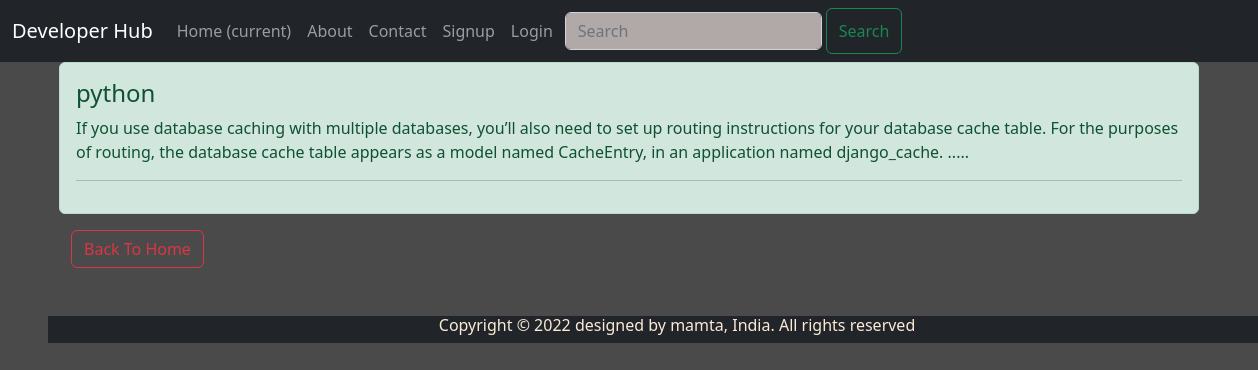
Page /onedata/1/ on the committed database.
### myapp/models.py (models this page shows)
class Post(models.Model):
 title = models.CharField(max_length=150)
 desc = models.TextField()

### myapp/views.py (the view)
# urls.py: path('onedata/<int:id>/', views.onedata, name='onedata'),
def onedata(request, id):
    po = Post.objects.get(id=id)
    return render(request, 'myapp/onedata.html', {'po': po})

### myapp/templates/myapp/onedata.html
{% extends 'myapp/base.html' %}
    {% block content %}
<div class="container">
    <div class="row">
         <div class="alert alert-success" role="alert">
  <h4 class="alert-heading">{{po.title}}</h4>
  <p>{{po.desc}}</p>
  <hr>
</div>
<div>
    <a href="{% url 'home' %}" class="btn btn-outline-danger">Back To Home</a>
</div>
    </div>
</div>
    {% endblock %}

### myapp/static/myapp/css/style.css (style rules this page uses)
body { background-color: rgb(75, 74, 74); color: antiquewhite; }

### rows in the picture
Post: title "python", desc "If you use database caching with multiple databases, you’ll also need to set up routing instructions for your database cache table. For the purposes of routing, the database cache table appears as a model named CacheEntry, in an application named django_cache. ....."
